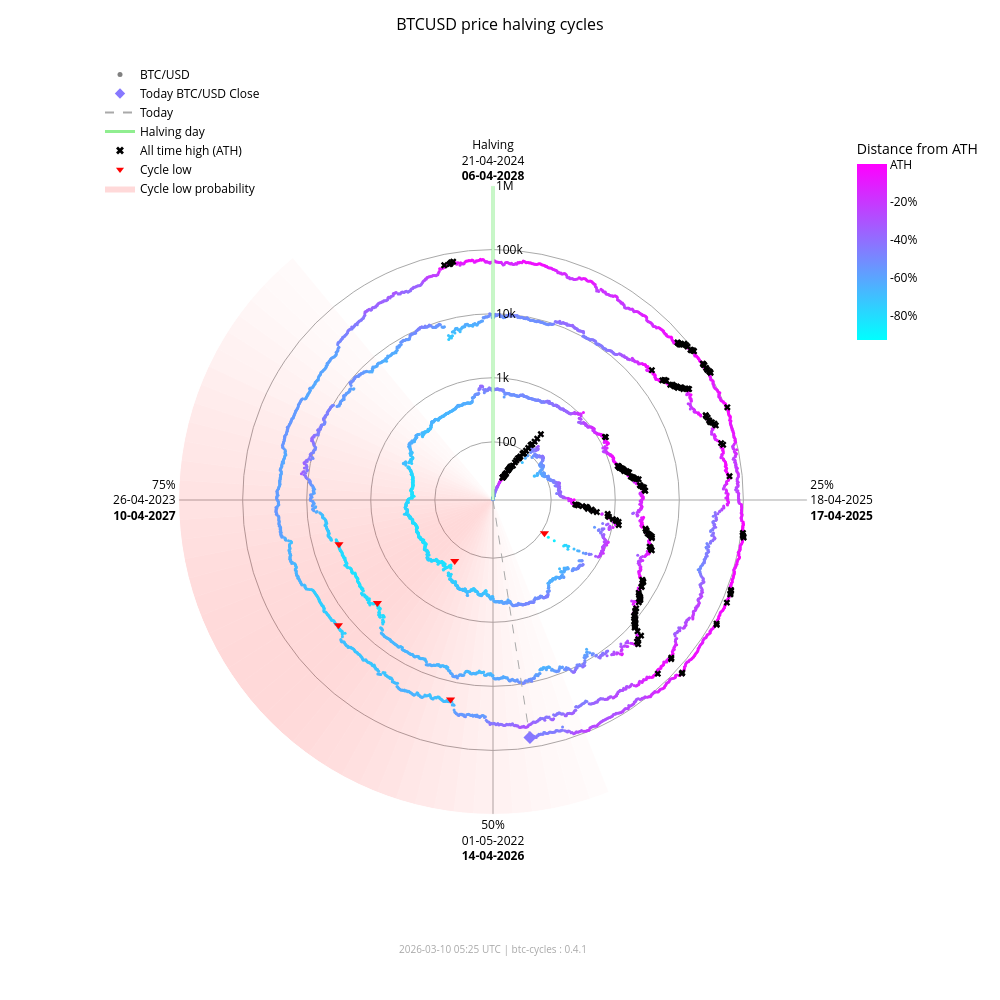

The code cell stored with this chart in its notebook:
### Markdown cell above
### Interactive chart (plotly)

### Code cell
fig_interactive = btc.plot(
    kind="interactive",
    from_date="2012-11-28",
)
# plotly config for interactivity
config = {"scrollZoom": True, "displayModeBar": True}
# display in notebook
fig_interactive.show(config=config)

### Figure 1 — Plotly figure (JSON) as saved in the notebook; plotly's stock layout.template omitted (floating-point values rounded to 4 significant figures; data arrays with more than 128 entries replaced by an {"elided": "..."} marker saying what was removed)
{"data": [{"fill": "toself", "fillcolor": "rgba(255,0,0,0.017168280509461755)", "hoverinfo": "skip", "line": {"width": 0}, "mode": "lines", "r": [12.35, 1000000, 1000000, 12.35, 12.35], "showlegend": false, "theta": [158.4, 158.4, 162.0, 162.0, 158.4], "type": "scatterpolar"}, {"fill": "toself", "fillcolor": "rgba(255,0,0,0.022114794501891175)", "hoverinfo": "skip", "line": {"width": 0}, "mode": "lines", "r": [12.35, 1000000, 1000000, 12.35, 12.35], "showlegend": false, "theta": [162.0, 162.0, 165.6, 165.6, 162.0], "type": "scatterpolar"}, {"fill": "toself", "fillcolor": "rgba(255,0,0,0.02790404259511669)", "hoverinfo": "skip", "line": {"width": 0}, "mode": "lines", "r": [12.35, 1000000, 1000000, 12.35, 12.35], "showlegend": false, "theta": [165.6, 165.6, 169.2, 169.2, 165.6], "type": "scatterpolar"}, {"fill": "toself", "fillcolor": "rgba(255,0,0,0.034518294852420334)", "hoverinfo": "skip", "line": {"width": 0}, "mode": "lines", "r": [12.35, 1000000, 1000000, 12.35, 12.35], "showlegend": false, "theta": [169.2, 169.2, 172.8, 172.8, 169.2], "type": "scatterpolar"}, {"fill": "toself", "fillcolor": "rgba(255,0,0,0.041901979682821514)", "hoverinfo": "skip", "line": {"width": 0}, "mode": "lines", "r": [12.35, 1000000, 1000000, 12.35, 12.35], "showlegend": false, "theta": [172.8, 172.8, 176.4, 176.4, 172.8], "type": "scatterpolar"}, {"fill": "toself", "fillcolor": "rgba(255,0,0,0.04996405861294358)", "hoverinfo": "skip", "line": {"width": 0}, "mode": "lines", "r": [12.35, 1000000, 1000000, 12.35, 12.35], "showlegend": false, "theta": [176.4, 176.4, 180.0, 180.0, 176.4], "type": "scatterpolar"}, {"fill": "toself", "fillcolor": "rgba(255,0,0,0.05858349692240514)", "hoverinfo": "skip", "line": {"width": 0}, "mode": "lines", "r": [12.35, 1000000, 1000000, 12.35, 12.35], "showlegend": false, "theta": [180.0, 180.0, 183.6, 183.6, 180.0], "type": "scatterpolar"}, {"fill": "toself", "fillcolor": "rgba(255,0,0,0.06761662035375064)", "hoverinfo": "skip", "line": {"width": 0}, "mode": "lines", "r": [12.35, 1000000, 1000000, 12.35, 12.35], "showlegend": false, "theta": [183.6, 183.6, 187.2, 187.2, 183.6], "type": "scatterpolar"}, {"fill": "toself", "fillcolor": "rgba(255,0,0,0.07690481219944661)", "hoverinfo": "skip", "line": {"width": 0}, "mode": "lines", "r": [12.35, 1000000, 1000000, 12.35, 12.35], "showlegend": false, "theta": [187.2, 187.2, 190.8, 190.8, 187.2], "type": "scatterpolar"}, {"fill": "toself", "fillcolor": "rgba(255,0,0,0.08628112000611096)", "hoverinfo": "skip", "line": {"width": 0}, "mode": "lines", "r": [12.35, 1000000, 1000000, 12.35, 12.35], "showlegend": false, "theta": [190.8, 190.8, 194.4, 194.4, 190.8], "type": "scatterpolar"}, {"fill": "toself", "fillcolor": "rgba(255,0,0,0.09557490841018089)", "hoverinfo": "skip", "line": {"width": 0}, "mode": "lines", "r": [12.35, 1000000, 1000000, 12.35, 12.35], "showlegend": false, "theta": [194.4, 194.4, 198.0, 198.0, 194.4], "type": "scatterpolar"}, {"fill": "toself", "fillcolor": "rgba(255,0,0,0.10461455782963762)", "hoverinfo": "skip", "line": {"width": 0}, "mode": "lines", "r": [12.35, 1000000, 1000000, 12.35, 12.35], "showlegend": false, "theta": [198.0, 198.0, 201.6, 201.6, 198.0], "type": "scatterpolar"}, {"fill": "toself", "fillcolor": "rgba(255,0,0,0.11322908719652829)", "hoverinfo": "skip", "line": {"width": 0}, "mode": "lines", "r": [12.35, 1000000, 1000000, 12.35, 12.35], "showlegend": false, "theta": [201.6, 201.6, 205.2, 205.2, 201.6], "type": "scatterpolar"}, {"fill": "toself", "fillcolor": "rgba(255,0,0,0.12125015337052986)", "hoverinfo": "skip", "line": {"width": 0}, "mode": "lines", "r": [12.35, 1000000, 1000000, 12.35, 12.35], "showlegend": false, "theta": [205.2, 205.2, 208.8, 208.8, 205.2], "type": "scatterpolar"}, {"fill": "toself", "fillcolor": "rgba(255,0,0,0.12851590515331976)", "hoverinfo": "skip", "line": {"width": 0}, "mode": "lines", "r": [12.35, 1000000, 1000000, 12.35, 12.35], "showlegend": false, "theta": [208.8, 208.8, 212.4, 212.4, 208.8], "type": "scatterpolar"}, {"fill": "toself", "fillcolor": "rgba(255,0,0,0.13487757461161184)", "hoverinfo": "skip", "line": {"width": 0}, "mode": "lines", "r": [12.35, 1000000, 1000000, 12.35, 12.35], "showlegend": false, "theta": [212.4, 212.4, 216.0, 216.0, 212.4], "type": "scatterpolar"}, {"fill": "toself", "fillcolor": "rgba(255,0,0,0.14020862181849592)", "hoverinfo": "skip", "line": {"width": 0}, "mode": "lines", "r": [12.35, 1000000, 1000000, 12.35, 12.35], "showlegend": false, "theta": [216.0, 216.0, 219.6, 219.6, 216.0], "type": "scatterpolar"}, {"fill": "toself", "fillcolor": "rgba(255,0,0,0.14441504950654527)", "hoverinfo": "skip", "line": {"width": 0}, "mode": "lines", "r": [12.35, 1000000, 1000000, 12.35, 12.35], "showlegend": false, "theta": [219.6, 219.6, 223.2, 223.2, 219.6], "type": "scatterpolar"}, {"fill": "toself", "fillcolor": "rgba(255,0,0,0.14744459351271713)", "hoverinfo": "skip", "line": {"width": 0}, "mode": "lines", "r": [12.35, 1000000, 1000000, 12.35, 12.35], "showlegend": false, "theta": [223.2, 223.2, 226.8, 226.8, 223.2], "type": "scatterpolar"}, {"fill": "toself", "fillcolor": "rgba(255,0,0,0.14929223192296423)", "hoverinfo": "skip", "line": {"width": 0}, "mode": "lines", "r": [12.35, 1000000, 1000000, 12.35, 12.35], "showlegend": false, "theta": [226.8, 226.8, 230.4, 230.4, 226.8], "type": "scatterpolar"}, {"fill": "toself", "fillcolor": "rgba(255,0,0,0.15)", "hoverinfo": "skip", "line": {"width": 0}, "mode": "lines", "r": [12.35, 1000000, 1000000, 12.35, 12.35], "showlegend": false, "theta": [230.4, 230.4, 234.0, 234.0, 230.4], "type": "scatterpolar"}, {"fill": "toself", "fillcolor": "rgba(255,0,0,0.14965033825231114)", "hoverinfo": "skip", "line": {"width": 0}, "mode": "lines", "r": [12.35, 1000000, 1000000, 12.35, 12.35], "showlegend": false, "theta": [234.0, 234.0, 237.6, 237.6, 234.0], "type": "scatterpolar"}, {"fill": "toself", "fillcolor": "rgba(255,0,0,0.14835378057909807)", "hoverinfo": "skip", "line": {"width": 0}, "mode": "lines", "r": [12.35, 1000000, 1000000, 12.35, 12.35], "showlegend": false, "theta": [237.6, 237.6, 241.2, 241.2, 237.6], "type": "scatterpolar"}, {"fill": "toself", "fillcolor": "rgba(255,0,0,0.14623322283554635)", "hoverinfo": "skip", "line": {"width": 0}, "mode": "lines", "r": [12.35, 1000000, 1000000, 12.35, 12.35], "showlegend": false, "theta": [241.2, 241.2, 244.8, 244.8, 241.2], "type": "scatterpolar"}, {"fill": "toself", "fillcolor": "rgba(255,0,0,0.1434078538226231)", "hoverinfo": "skip", "line": {"width": 0}, "mode": "lines", "r": [12.35, 1000000, 1000000, 12.35, 12.35], "showlegend": false, "theta": [244.8, 244.8, 248.4, 248.4, 244.8], "type": "scatterpolar"}, {"fill": "toself", "fillcolor": "rgba(255,0,0,0.13997983179373427)", "hoverinfo": "skip", "line": {"width": 0}, "mode": "lines", "r": [12.35, 1000000, 1000000, 12.35, 12.35], "showlegend": false, "theta": [248.4, 248.4, 252.0, 252.0, 248.4], "type": "scatterpolar"}, {"fill": "toself", "fillcolor": "rgba(255,0,0,0.13602598258454268)", "hoverinfo": "skip", "line": {"width": 0}, "mode": "lines", "r": [12.35, 1000000, 1000000, 12.35, 12.35], "showlegend": false, "theta": [252.0, 252.0, 255.6, 255.6, 252.0], "type": "scatterpolar"}, {"fill": "toself", "fillcolor": "rgba(255,0,0,0.13159547355344953)", "hoverinfo": "skip", "line": {"width": 0}, "mode": "lines", "r": [12.35, 1000000, 1000000, 12.35, 12.35], "showlegend": false, "theta": [255.6, 255.6, 259.2, 259.2, 255.6], "type": "scatterpolar"}, {"fill": "toself", "fillcolor": "rgba(255,0,0,0.12671301775492697)", "hoverinfo": "skip", "line": {"width": 0}, "mode": "lines", "r": [12.35, 1000000, 1000000, 12.35, 12.35], "showlegend": false, "theta": [259.2, 259.2, 262.8, 262.8, 259.2], "type": "scatterpolar"}, {"fill": "toself", "fillcolor": "rgba(255,0,0,0.12138610149219965)", "hoverinfo": "skip", "line": {"width": 0}, "mode": "lines", "r": [12.35, 1000000, 1000000, 12.35, 12.35], "showlegend": false, "theta": [262.8, 262.8, 266.4, 266.4, 262.8], "type": "scatterpolar"}, {"fill": "toself", "fillcolor": "rgba(255,0,0,0.1156142551644921)", "hoverinfo": "skip", "line": {"width": 0}, "mode": "lines", "r": [12.35, 1000000, 1000000, 12.35, 12.35], "showlegend": false, "theta": [266.4, 266.4, 270.0, 270.0, 266.4], "type": "scatterpolar"}, {"fill": "toself", "fillcolor": "rgba(255,0,0,0.10939851441251548)", "hoverinfo": "skip", "line": {"width": 0}, "mode": "lines", "r": [12.35, 1000000, 1000000, 12.35, 12.35], "showlegend": false, "theta": [270.0, 270.0, 273.6, 273.6, 270.0], "type": "scatterpolar"}, {"fill": "toself", "fillcolor": "rgba(255,0,0,0.10274974912946185)", "hoverinfo": "skip", "line": {"width": 0}, "mode": "lines", "r": [12.35, 1000000, 1000000, 12.35, 12.35], "showlegend": false, "theta": [273.6, 273.6, 277.2, 277.2, 273.6], "type": "scatterpolar"}, {"fill": "toself", "fillcolor": "rgba(255,0,0,0.09569517349791425)", "hoverinfo": "skip", "line": {"width": 0}, "mode": "lines", "r": [12.35, 1000000, 1000000, 12.35, 12.35], "showlegend": false, "theta": [277.2, 277.2, 280.8, 280.8, 277.2], "type": "scatterpolar"}, {"fill": "toself", "fillcolor": "rgba(255,0,0,0.08828282625646727)", "hoverinfo": "skip", "line": {"width": 0}, "mode": "lines", "r": [12.35, 1000000, 1000000, 12.35, 12.35], "showlegend": false, "theta": [280.8, 280.8, 284.4, 284.4, 280.8], "type": "scatterpolar"}, {"fill": "toself", "fillcolor": "rgba(255,0,0,0.08058400018765345)", "hoverinfo": "skip", "line": {"width": 0}, "mode": "lines", "r": [12.35, 1000000, 1000000, 12.35, 12.35], "showlegend": false, "theta": [284.4, 284.4, 288.0, 288.0, 284.4], "type": "scatterpolar"}, {"fill": "toself", "fillcolor": "rgba(255,0,0,0.07269354608292704)", "hoverinfo": "skip", "line": {"width": 0}, "mode": "lines", "r": [12.35, 1000000, 1000000, 12.35, 12.35], "showlegend": false, "theta": [288.0, 288.0, 291.6, 291.6, 288.0], "type": "scatterpolar"}, {"fill": "toself", "fillcolor": "rgba(255,0,0,0.06472784449068783)", "hoverinfo": "skip", "line": {"width": 0}, "mode": "lines", "r": [12.35, 1000000, 1000000, 12.35, 12.35], "showlegend": false, "theta": [291.6, 291.6, 295.2, 295.2, 291.6], "type": "scatterpolar"}, {"fill": "toself", "fillcolor": "rgba(255,0,0,0.05682021976743955)", "hoverinfo": "skip", "line": {"width": 0}, "mode": "lines", "r": [12.35, 1000000, 1000000, 12.35, 12.35], "showlegend": false, "theta": [295.2, 295.2, 298.8, 298.8, 295.2], "type": "scatterpolar"}, {"fill": "toself", "fillcolor": "rgba(255,0,0,0.04911378436707333)", "hoverinfo": "skip", "line": {"width": 0}, "mode": "lines", "r": [12.35, 1000000, 1000000, 12.35, 12.35], "showlegend": false, "theta": [298.8, 298.8, 302.4, 302.4, 298.8], "type": "scatterpolar"}, {"fill": "toself", "fillcolor": "rgba(255,0,0,0.04175213714896469)", "hoverinfo": "skip", "line": {"width": 0}, "mode": "lines", "r": [12.35, 1000000, 1000000, 12.35, 12.35], "showlegend": false, "theta": [302.4, 302.4, 306.0, 306.0, 302.4], "type": "scatterpolar"}, {"fill": "toself", "fillcolor": "rgba(255,0,0,0.034868865657538876)", "hoverinfo": "skip", "line": {"width": 0}, "mode": "lines", "r": [12.35, 1000000, 1000000, 12.35, 12.35], "showlegend": false, "theta": [306.0, 306.0, 309.6, 309.6, 306.0], "type": "scatterpolar"}, {"fill": "toself", "fillcolor": "rgba(255,0,0,0.02857722515334582)", "hoverinfo": "skip", "line": {"width": 0}, "mode": "lines", "r": [12.35, 1000000, 1000000, 12.35, 12.35], "showlegend": false, "theta": [309.6, 309.6, 313.2, 313.2, 309.6], "type": "scatterpolar"}, {"fill": "toself", "fillcolor": "rgba(255,0,0,0.022961515313555197)", "hoverinfo": "skip", "line": {"width": 0}, "mode": "lines", "r": [12.35, 1000000, 1000000, 12.35, 12.35], "showlegend": false, "theta": [313.2, 313.2, 316.8, 316.8, 313.2], "type": "scatterpolar"}, {"fill": "toself", "fillcolor": "rgba(255,0,0,0.01807146942917362)", "hoverinfo": "skip", "line": {"width": 0}, "mode": "lines", "r": [12.35, 1000000, 1000000, 12.35, 12.35], "showlegend": false, "theta": [316.8, 316.8, 320.4, 320.4, 316.8], "type": "scatterpolar"}, {"hoverinfo": "text", "marker": {"color": {"elided": "4851 str values"}, "size": 3}, "mode": "markers", "r": {"elided": "4851 float values"}, "showlegend": false, "text": {"elided": "4851 str values"}, "theta": {"elided": "4851 float values"}, "type": "scatterpolar"}, {"hoverinfo": "skip", "line": {"color": "lightgreen", "width": 3}, "mode": "lines", "r": [12.35, 1000000], "showlegend": false, "theta": [0, 0], "type": "scatterpolar"}, {"hoverinfo": "skip", "line": {"color": "darkgrey", "dash": "dash", "width": 1}, "mode": "lines", "r": [12.35, 70130.0], "showlegend": false, "theta": [171.2, 171.2], "type": "scatterpolar"}, {"hoverinfo": "text", "marker": {"color": "#8778ff", "size": 10, "symbol": "diamond"}, "mode": "markers", "r": [70130.0], "showlegend": false, "text": ["Today<br>Date: 2026-03-10<br>Price: $70,129.67"], "theta": [171.2], "type": "scatterpolar"}, {"hoverinfo": "text", "marker": {"color": "black", "size": 6, "symbol": "x"}, "mode": "markers", "r": {"elided": "195 float values"}, "showlegend": false, "text": {"elided": "195 str values"}, "theta": {"elided": "195 float values"}, "type": "scatterpolar"}, {"hoverinfo": "text", "marker": {"color": "red", "size": 8, "symbol": "triangle-down"}, "mode": "markers", "r": [111.6, 164.9, 3233.0, 3925.0, 18950.0, 15760.0], "showlegend": false, "text": ["Cycle Low<br>Date: 2014-02-21<br>Price: $111.56<br>ATH distance: -91.0%", "Cycle Low<br>Date: 2015-01-14<br>Price: $164.92<br>ATH distance: -86.7%", "Cycle Low<br>Date: 2018-12-15<br>Price: $3,232.51<br>ATH distance: -83.3%", "Cycle Low<br>Date: 2019-03-25<br>Price: $3,924.55<br>ATH distance: -79.7%", "Cycle Low<br>Date: 2022-06-18<br>Price: $18,954.25<br>ATH distance: -71.9%", "Cycle Low<br>Date: 2022-11-21<br>Price: $15,760.19<br>ATH distance: -76.7%"], "theta": [122.8, 212.1, 228.3, 254.0, 192.0, 231.0], "type": "scatterpolar"}, {"marker": {"color": "grey", "size": 5}, "mode": "markers", "name": "BTC/USD", "r": [null], "theta": [null], "type": "scatterpolar"}, {"marker": {"color": "#8778ff", "size": 8, "symbol": "diamond"}, "mode": "markers", "name": "Today BTC/USD Close", "r": [null], "theta": [null], "type": "scatterpolar"}, {"line": {"color": "darkgrey", "dash": "dash"}, "mode": "lines", "name": "Today", "r": [null], "theta": [null], "type": "scatterpolar"}, {"line": {"color": "lightgreen", "width": 3}, "mode": "lines", "name": "Halving day", "r": [null], "theta": [null], "type": "scatterpolar"}, {"marker": {"color": "black", "size": 7, "symbol": "x"}, "mode": "markers", "name": "All time high (ATH)", "r": [null], "theta": [null], "type": "scatterpolar"}, {"marker": {"color": "red", "size": 7, "symbol": "triangle-down"}, "mode": "markers", "name": "Cycle low", "r": [null], "theta": [null], "type": "scatterpolar"}, {"fill": "toself", "fillcolor": "rgba(255,0,0,0.15)", "line": {"width": 0}, "mode": "lines", "name": "Cycle low probability", "r": [null], "theta": [null], "type": "scatterpolar"}, {"hoverinfo": "skip", "marker": {"cmax": 0, "cmin": -0.9307, "color": [0], "colorbar": {"len": 0.25, "ticktext": ["ATH", "-20%", "-40%", "-60%", "-80%", "-100%"], "tickvals": [0, -0.2, -0.4, -0.6, -0.8, -1.0], "title": {"text": "Distance from ATH"}, "x": 0.95, "y": 0.92, "yanchor": "top"}, "colorscale": {"elided": "256x2 mixed values"}, "showscale": true, "size": 0}, "mode": "markers", "r": [null], "showlegend": false, "theta": [null], "type": "scatterpolar"}], "layout": {"annotations": [{"font": {"color": "darkgrey", "size": 10}, "showarrow": false, "text": "2026-03-10 05:25 UTC | btc-cycles : 0.4.1", "x": 0.5, "xref": "paper", "y": -0.02, "yref": "paper"}], "font": {"color": "black"}, "height": 1000, "legend": {"bgcolor": "rgba(0,0,0,0)", "font": {"color": "black"}, "x": 0.0, "y": 1.0}, "margin": {"b": 60, "l": 100, "r": 80, "t": 60}, "paper_bgcolor": "white", "plot_bgcolor": "white", "polar": {"angularaxis": {"color": "black", "direction": "clockwise", "gridcolor": "darkgrey", "rotation": 90, "ticktext": ["Halving<br>21-04-2024<br><b>06-04-2028</b>", "25%<br>18-04-2025<br><b>17-04-2025</b>", "50%<br>01-05-2022<br><b>14-04-2026</b>", "75%<br>26-04-2023<br><b>10-04-2027</b>"], "tickvals": [0, 90, 180, 270]}, "bgcolor": "white", "domain": {"x": [0.1, 0.9], "y": [0.05, 0.95]}, "radialaxis": {"angle": 90, "color": "black", "gridcolor": "darkgrey", "range": [1.092, 6.0], "tickangle": 90, "ticktext": ["100", "1k", "10k", "100k", "1M"], "tickvals": [100, 1000, 10000, 100000, 1000000], "type": "log"}}, "title": {"font": {"color": "black", "size": 16}, "text": "BTCUSD price halving cycles", "x": 0.5}, "width": 1000}}
